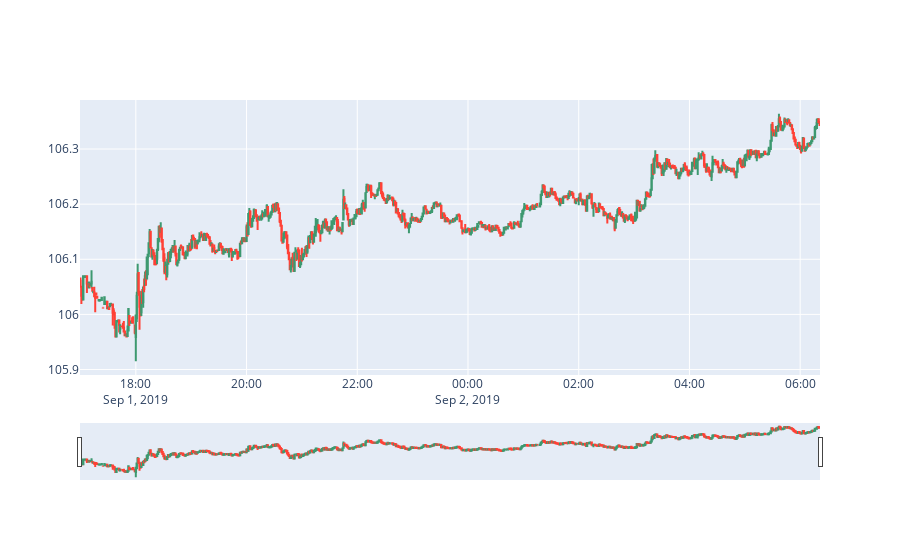

This figure's notebook cell:
### Markdown cell above
#### Plot Candlestick chart for a short time

### Code cell
df_to_plot = df_ohlc.iloc[:800]
# df_to_plot = df_jpy.iloc[:800]
fig = go.Figure(data=[go.Candlestick(x=df_to_plot.index,
                open=df_to_plot['open'],
                high=df_to_plot['high'],
                low=df_to_plot['low'],
                close=df_to_plot['close'])])
fig.show()

### Figure 1 — Plotly figure (JSON) as saved in the notebook; plotly's stock layout.template omitted (floating-point values rounded to 4 significant figures; data arrays with more than 128 entries replaced by an {"elided": "..."} marker saying what was removed)
{"data": [{"close": {"elided": "800 float values"}, "high": {"elided": "800 float values"}, "low": {"elided": "800 float values"}, "open": {"elided": "800 float values"}, "type": "candlestick", "x": {"elided": "800 str values"}}], "layout": {}}
